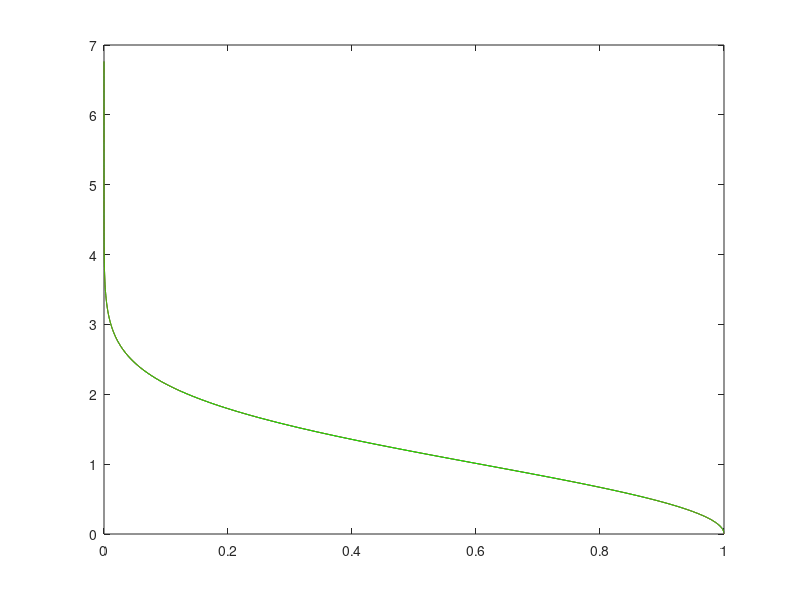
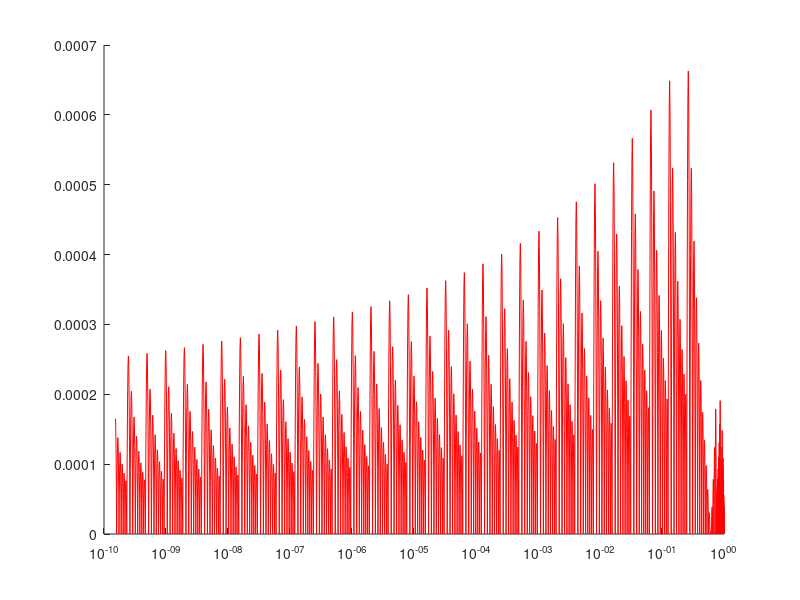

Source code (MATLAB) for these figures, in order:
clear all;
close all;

%Generate referencepoints
M = 32;
N = 64
for i = 1:M
    

    j = i*N;
    for k = 1:N
        x(j-k+1) = 1 -2^(i-M-1) - 2^(i-M-1)/N*(-k+N);
        y(j-k+1) = 2^(-i-1) + 2^(-i-1)/N * (k-1);
    end

end
x = x(1:end-(N-1));
x = [x y];
theta = x;
% theta = theta(1985:end);
r = sqrt(-2 * log(theta));
 plot(x,r);


%Generate data points for linear interpolation
x = 0;
y = 0;
M = 32;
N = 8


for i = 1:M
    

    j = i*N;
    for k = 1:N
        x(j-k+1) = 1 -2^(i-M-1) - 2^(i-M-1)/N*(-k+N);
        y(j-k+1) = 2^(-i-1) + 2^(-i-1)/N * (k-1);
    end

end
x = x(1:end-(N-1));
x = [x y];

y = sqrt(-2 * log(x));
hold;plot(x,y,'r');


msize = size(y);
msize = msize(2);


%Generate M and C vectors
for i = 2:msize
    M(i) = (y(i) - y(i-1))/(x(i) - x(i-1));
    C(i) = (y(i) - y(i-1))/(x(i) - x(i-1)) * -x(i-1) + y(i-1);
end
M = M(2:end);
C = C(2:end);

msize1 = size(theta);
msize1 = msize1(2);

for j = 1:msize1
    xin = theta(j);

    for i = 1:(msize-1)
        if xin <= x(i) && xin >= x(i+1)
            Cin = C(i);
            Min = M(i);
        end
     
    end
    yout(j) = Min * xin + Cin;
end

plot(theta,yout,'g');
figure;
% hold;semilogx(theta,yout-r,'r');

err = abs(yout-r);
err = err(1:end-20)
theta = theta(1:end-20)
hold;semilogx(theta,err,'r');
max(err)
mean(err)
std(err)
%figure;plot(x);




